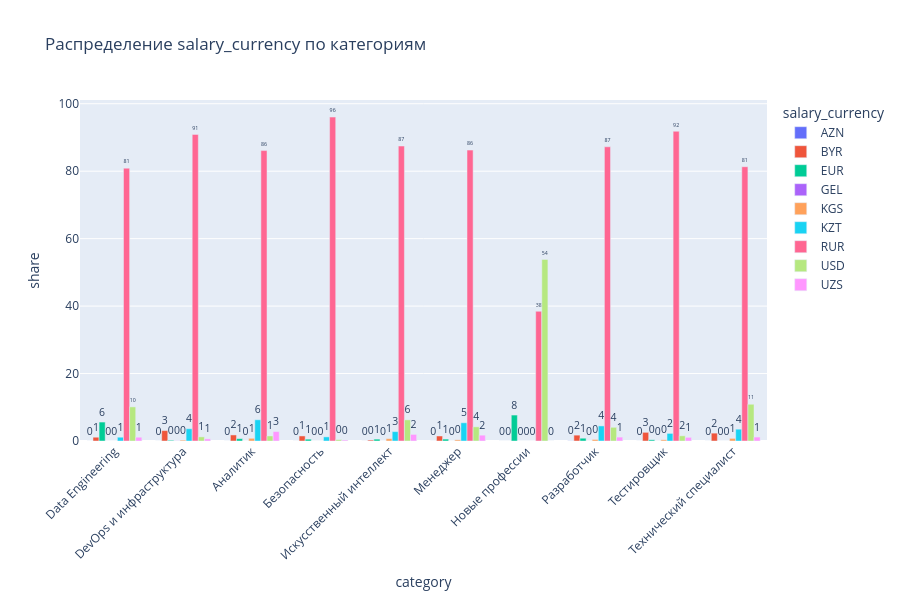

Source (notebook cell):
### Code cell
plot_distribution(dataset, 'salary_currency', 'RUB')

### Figure 1 — Plotly figure (JSON) as saved in the notebook; plotly's stock layout.template omitted (floating-point values rounded to 4 significant figures)
{"data": [{"alignmentgroup": "True", "hovertemplate": "salary_currency=AZN<br>category=%{x}<br>share=%{y}<extra></extra>", "legendgroup": "AZN", "marker": {"color": "#636efa", "pattern": {"shape": ""}}, "name": "AZN", "offsetgroup": "AZN", "orientation": "v", "showlegend": true, "textposition": "outside", "texttemplate": "%{y:.0f}", "type": "bar", "x": ["Data Engineering", "DevOps и инфраструктура", "Аналитик", "Безопасность", "Искусственный интеллект", "Менеджер", "Новые профессии", "Разработчик", "Тестировщик", "Технический специалист"], "xaxis": "x", "y": [0.0, 0.0, 0.0, 0.0, 0.0, 0.0, 0.0, 0.04144, 0.0, 0.0], "yaxis": "y"}, {"alignmentgroup": "True", "hovertemplate": "salary_currency=BYR<br>category=%{x}<br>share=%{y}<extra></extra>", "legendgroup": "BYR", "marker": {"color": "#EF553B", "pattern": {"shape": ""}}, "name": "BYR", "offsetgroup": "BYR", "orientation": "v", "showlegend": true, "textposition": "outside", "texttemplate": "%{y:.0f}", "type": "bar", "x": ["Data Engineering", "DevOps и инфраструктура", "Аналитик", "Безопасность", "Искусственный интеллект", "Менеджер", "Новые профессии", "Разработчик", "Тестировщик", "Технический специалист"], "xaxis": "x", "y": [1.124, 3.085, 1.798, 1.497, 0.2786, 1.484, 0.0, 1.741, 2.567, 2.335], "yaxis": "y"}, {"alignmentgroup": "True", "hovertemplate": "salary_currency=EUR<br>category=%{x}<br>share=%{y}<extra></extra>", "legendgroup": "EUR", "marker": {"color": "#00cc96", "pattern": {"shape": ""}}, "name": "EUR", "offsetgroup": "EUR", "orientation": "v", "showlegend": true, "textposition": "outside", "texttemplate": "%{y:.0f}", "type": "bar", "x": ["Data Engineering", "DevOps и инфраструктура", "Аналитик", "Безопасность", "Искусственный интеллект", "Менеджер", "Новые профессии", "Разработчик", "Тестировщик", "Технический специалист"], "xaxis": "x", "y": [5.618, 0.2113, 0.6993, 0.5442, 0.5571, 0.5654, 7.692, 0.8288, 0.3593, 0.0], "yaxis": "y"}, {"alignmentgroup": "True", "hovertemplate": "salary_currency=GEL<br>category=%{x}<br>share=%{y}<extra></extra>", "legendgroup": "GEL", "marker": {"color": "#ab63fa", "pattern": {"shape": ""}}, "name": "GEL", "offsetgroup": "GEL", "orientation": "v", "showlegend": true, "textposition": "outside", "texttemplate": "%{y:.0f}", "type": "bar", "x": ["Data Engineering", "DevOps и инфраструктура", "Аналитик", "Безопасность", "Искусственный интеллект", "Менеджер", "Новые профессии", "Разработчик", "Тестировщик", "Технический специалист"], "xaxis": "x", "y": [0.0, 0.04227, 0.0, 0.0, 0.0, 0.0, 0.0, 0.0, 0.0, 0.0], "yaxis": "y"}, {"alignmentgroup": "True", "hovertemplate": "salary_currency=KGS<br>category=%{x}<br>share=%{y}<extra></extra>", "legendgroup": "KGS", "marker": {"color": "#FFA15A", "pattern": {"shape": ""}}, "name": "KGS", "offsetgroup": "KGS", "orientation": "v", "showlegend": true, "textposition": "outside", "texttemplate": "%{y:.0f}", "type": "bar", "x": ["Data Engineering", "DevOps и инфраструктура", "Аналитик", "Безопасность", "Искусственный интеллект", "Менеджер", "Новые профессии", "Разработчик", "Тестировщик", "Технический специалист"], "xaxis": "x", "y": [0.0, 0.2536, 0.7992, 0.0, 0.6964, 0.3534, 0.0, 0.4559, 0.3593, 0.7782], "yaxis": "y"}, {"alignmentgroup": "True", "hovertemplate": "salary_currency=KZT<br>category=%{x}<br>share=%{y}<extra></extra>", "legendgroup": "KZT", "marker": {"color": "#19d3f3", "pattern": {"shape": ""}}, "name": "KZT", "offsetgroup": "KZT", "orientation": "v", "showlegend": true, "textposition": "outside", "texttemplate": "%{y:.0f}", "type": "bar", "x": ["Data Engineering", "DevOps и инфраструктура", "Аналитик", "Безопасность", "Искусственный интеллект", "Менеджер", "Новые профессии", "Разработчик", "Тестировщик", "Технический специалист"], "xaxis": "x", "y": [1.124, 3.635, 6.294, 1.224, 2.786, 5.406, 0.0, 4.476, 2.259, 3.502], "yaxis": "y"}, {"alignmentgroup": "True", "hovertemplate": "salary_currency=RUR<br>category=%{x}<br>share=%{y}<extra></extra>", "legendgroup": "RUR", "marker": {"color": "#FF6692", "pattern": {"shape": ""}}, "name": "RUR", "offsetgroup": "RUR", "orientation": "v", "showlegend": true, "textposition": "outside", "texttemplate": "%{y:.0f}", "type": "bar", "x": ["Data Engineering", "DevOps и инфраструктура", "Аналитик", "Безопасность", "Искусственный интеллект", "Менеджер", "Новые профессии", "Разработчик", "Тестировщик", "Технический специалист"], "xaxis": "x", "y": [80.9, 90.91, 86.11, 96.05, 87.47, 86.25, 38.46, 87.24, 91.84, 81.32], "yaxis": "y"}, {"alignmentgroup": "True", "hovertemplate": "salary_currency=USD<br>category=%{x}<br>share=%{y}<extra></extra>", "legendgroup": "USD", "marker": {"color": "#B6E880", "pattern": {"shape": ""}}, "name": "USD", "offsetgroup": "USD", "orientation": "v", "showlegend": true, "textposition": "outside", "texttemplate": "%{y:.0f}", "type": "bar", "x": ["Data Engineering", "DevOps и инфраструктура", "Аналитик", "Безопасность", "Искусственный интеллект", "Менеджер", "Новые профессии", "Разработчик", "Тестировщик", "Технический специалист"], "xaxis": "x", "y": [10.11, 1.226, 1.499, 0.4082, 6.267, 4.205, 53.85, 4.061, 1.54, 10.89], "yaxis": "y"}, {"alignmentgroup": "True", "hovertemplate": "salary_currency=UZS<br>category=%{x}<br>share=%{y}<extra></extra>", "legendgroup": "UZS", "marker": {"color": "#FF97FF", "pattern": {"shape": ""}}, "name": "UZS", "offsetgroup": "UZS", "orientation": "v", "showlegend": true, "textposition": "outside", "texttemplate": "%{y:.0f}", "type": "bar", "x": ["Data Engineering", "DevOps и инфраструктура", "Аналитик", "Безопасность", "Искусственный интеллект", "Менеджер", "Новые профессии", "Разработчик", "Тестировщик", "Технический специалист"], "xaxis": "x", "y": [1.124, 0.634, 2.797, 0.2721, 1.95, 1.731, 0.0, 1.16, 1.078, 1.167], "yaxis": "y"}], "layout": {"barmode": "group", "height": 600, "legend": {"title": {"text": "salary_currency"}, "tracegroupgap": 0}, "title": {"text": "Распределение salary_currency по категориям"}, "xaxis": {"anchor": "y", "domain": [0, 1], "tickangle": -45, "title": {"text": "category"}}, "yaxis": {"anchor": "x", "domain": [0, 1], "title": {"text": "share"}}}}
